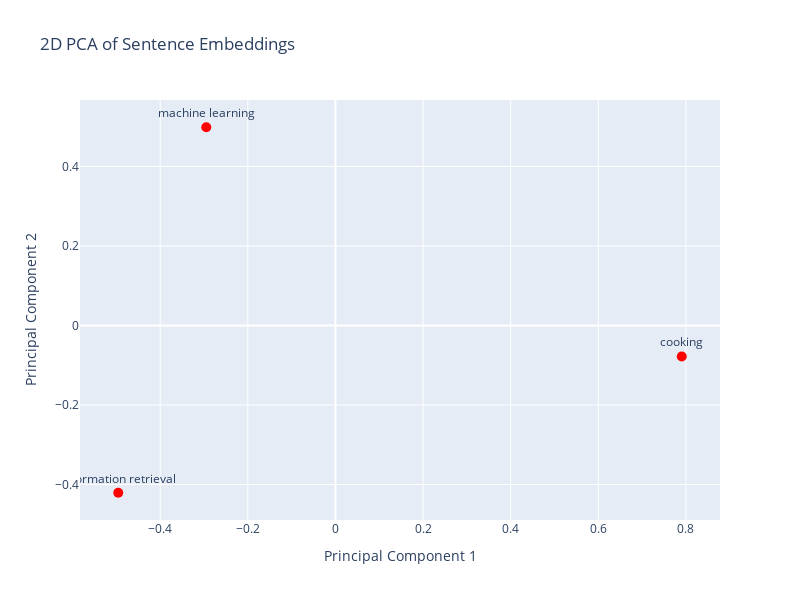

The notebook cell this image was saved under:
### Markdown cell above
Let's start by defining some search queries.

### Code cell
queries = [
    "information retrieval",
    "machine learning",
    "cooking",
]
plots([(queries, embed(queries), "red")])

### Figure 1 — Plotly figure (JSON) as saved in the notebook; plotly's stock layout.template omitted (floating-point values rounded to 4 significant figures)
{"data": [{"marker": {"color": "red", "size": 10}, "mode": "markers+text", "text": ["information retrieval", "machine learning", "cooking"], "textposition": "top center", "type": "scatter", "x": [-0.4957, -0.2948, 0.7905], "y": [-0.4207, 0.4986, -0.0779]}], "layout": {"height": 600, "showlegend": false, "title": {"text": "2D PCA of Sentence Embeddings"}, "width": 800, "xaxis": {"title": {"text": "Principal Component 1"}}, "yaxis": {"title": {"text": "Principal Component 2"}}}}
